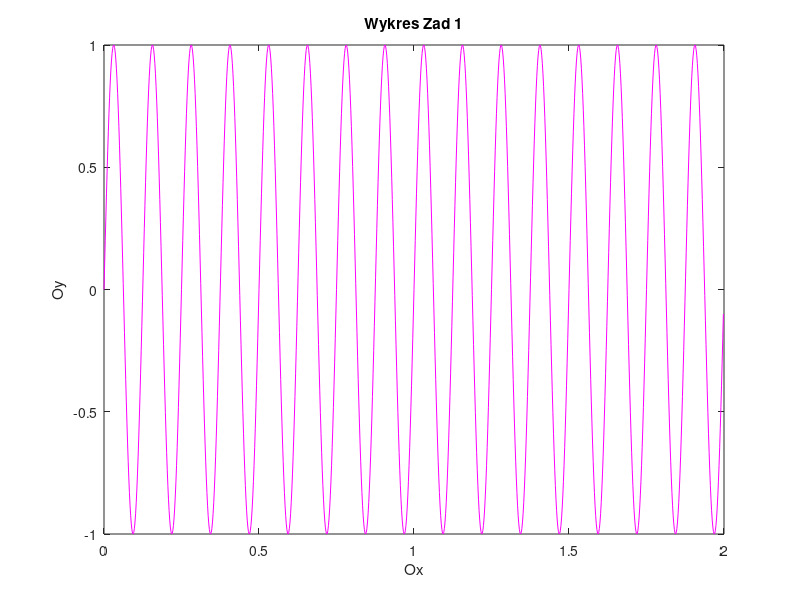

Reproduce this figure in MATLAB.
clc
close
clear

fileID = fopen('zad1OX.txt','r');
x= fscanf(fileID,'%f')';
fileID = fopen('zad1sig.txt','r');
y= fscanf(fileID,'%f')';

w=plot(x,y,'m-','MarkerEdgeColor',[0,0,0],'MarkerFaceColor',[0.7,0,0.7],...
     'MarkerSize',10);
 hold on
title('Wykres Zad 1')
xlabel('Ox')
ylabel('Oy')